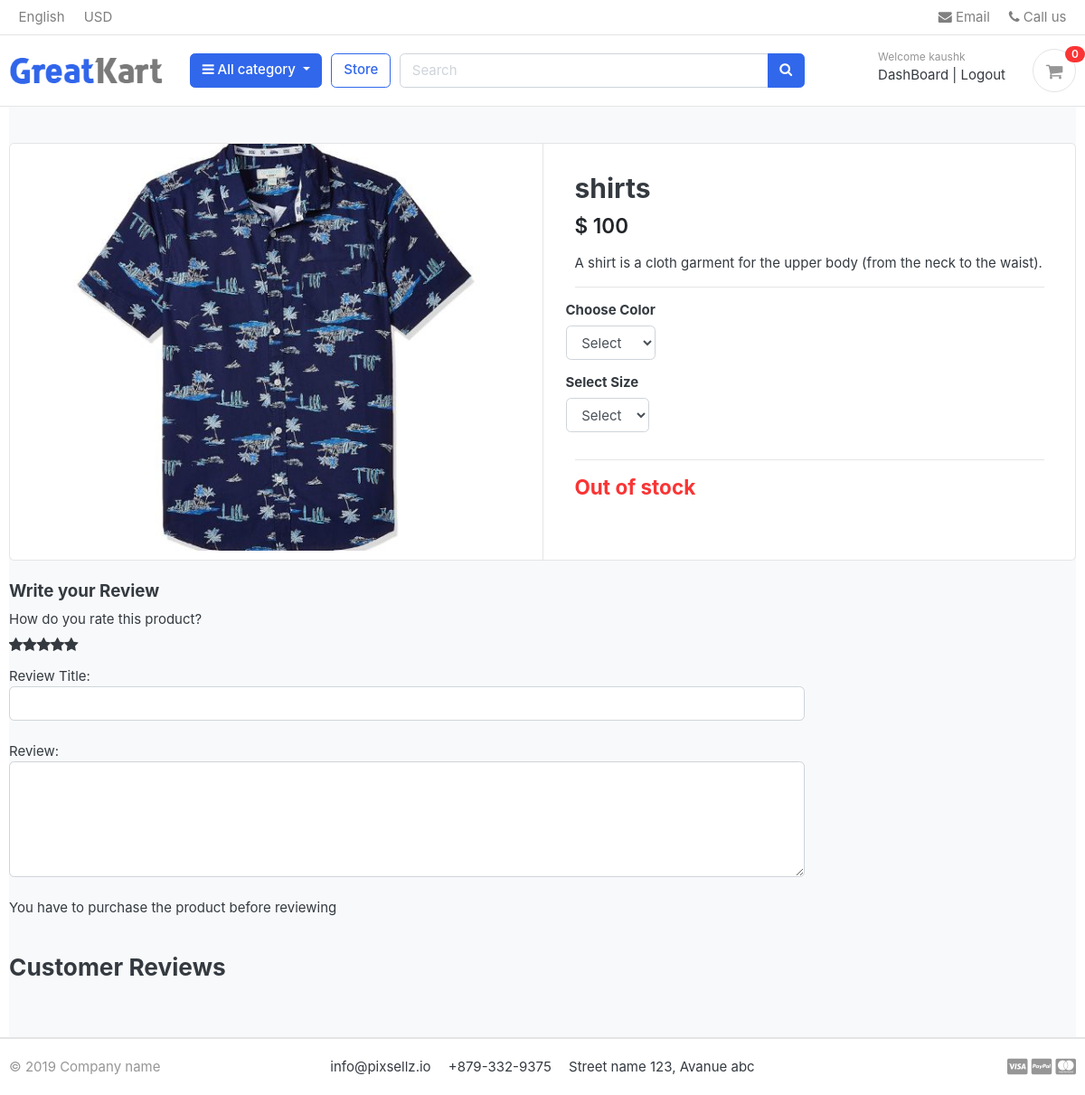
Page /store/category/shirts/shirts/ (signed in) on the committed database.
### accounts/models.py (models this page shows, shortened)
class Account(AbstractBaseUser):
    first_name = models.CharField(max_length=50,)
    last_name = models.CharField(max_length=50,)
    username = models.CharField(max_length=50,unique=True)
    email = models.EmailField(max_length=100,unique=True)
    phone_number = models.CharField(max_length=50)
    date_joined = models.DateTimeField(auto_now_add=True)
    last_login = models.DateTimeField(auto_now_add=True)
    is_admin = models.BooleanField(default=False)
    is_staff = models.BooleanField(default=False)
    is_active = models.BooleanField(default=False)
    is_superadmin = models.BooleanField(default=False)
    USERNAME_FIELD = 'email'
    REQUIRED_FIELDS = [
        'username','first_name','last_name'
    ]
    objects = MyAccountManager()

### store/models.py (models this page shows, shortened)
class Product(models.Model):
    product_name       = models.CharField(max_length=200,unique=True)
    slug               = models.SlugField(max_length=200,unique=True)
    description        = models.TextField(max_length=500,blank=True)
    price              = models.IntegerField()
    Image              = models.ImageField(upload_to='photos/products')
    stock              = models.IntegerField()
    is_available       = models.BooleanField(default=True)
    category           = models.ForeignKey(Category, on_delete=models.CASCADE)
    created_date       = models.DateTimeField(auto_now_add=True)
    modified_date      = models.DateTimeField(auto_now=True)

### store/views.py (the view)
# urls.py: path('category/<slug:category_slug>/<slug:product_slug>/', views.product_detail, name='product_detail'),
def product_detail(request,category_slug, product_slug):
    try:
        single_product = Product.objects.get(category__slug=category_slug,slug=product_slug)
        in_cart = CartItem.objects.filter(cart__cart_id=_cart_id(request),product=single_product).exists()
    except Exception as e:
        raise e
    orderproduct = OrderProduct.objects.filter(user=request.user,product_id = single_product.id)
    reviews = ReviewRating.objects.filter(product_id=single_product.id,status=True)
    print(len(reviews))
    context = {'single_product':single_product,'in_cart':in_cart,'orderproduct':orderproduct,'reviews':reviews}
    return render(request,'store/product_detail.html', context )

### cart/context_processors.py (called while the page is built)
def counter(request):
    cart_count = 0
    if 'admin' in request.path:
        return {}
    else:
        try:
            cart = Cart.objects.filter(cart_id=_cart_id(request))
            if request.user.is_authenticated:
                cart_items = CartItem.objects.all().filter(user=request.user)
            else:
                cart_items = CartItem.objects.all().filter(cart=cart[:1])
            for cart_item in cart_items:
                cart_count += cart_item.quantity #like we can have same product with diff quantity..so we have to a
        except Cart.DoesNotExist:
            cart_count = 0
    return dict(cart_count = cart_count)

### cart/views.py (called while the page is built)
def _cart_id(request):
    cart = request.session.session_key
    if not cart:
        cart = request.session.create()
    return cart

### category/context_processor.py (called while the page is built)
def menu_links(request):
    links = Category.objects.all()
    return dict(links=links)

### category/models.py (called while the page is built)
    def get_url(self):
        return reverse('products_by_category',args=[self.slug])

### store/models.py (called while the page is built)
    def colors(self):
        return super(VariationManager,self).filter(variation_category='color',is_active=True)

    def sizes(self):
        return super(VariationManager,self).filter(variation_category='size',is_active=True)

### templates/store/product_detail.html (shortened to what this page needs)
{% extends 'base.html' %}
{% load static %}
{% block content %}
<div class="container">
    <section class="section-content padding-y bg">
    <div class="card">
        <div class="row no-gutters">
            <aside class="col-md-6">
    <article class="gallery-wrap">
        <div class="img-big-wrap">
           <a href="#"><img src="{{single_product.Image.url}}"></a>
        </div>
    </article>
            </aside>
            <main class="col-md-6 border-left">
    <form action="{% url 'add_cart' single_product.id %}" method="POST" >
    <article class="content-body">
    <h2 class="title">{{ single_product.product_name }}</h2>
    <div class="mb-3">
        <var class="price h4">$ {{single_product.price}}</var>
    </div>
    <p>{{single_product.description}}</p>
    <hr>
        <div class="row">
            <div class="item-option-select">
                <h6>Choose Color</h6>
                <select name="color" class="form-control" required>
                  <option value="" disabled selected >Select</option>
                </select>
            </div>
        </div>
        <div class="row">
            <div class="item-option-select">
                <h6>Select Size</h6>
               <select name="size" class="form-control" required>
                <option value="" disabled selected >Select</option>
               </select>
            </div>
        </div>
        <hr>
      {% if single_product.stock <= 0  %}
      <h4 class="text-danger">Out of stock </h4>
      {% else %}
        <button type="submit" href="{% url 'add_cart' single_product.id %}" class="btn  btn-primary"> <span class="text">Add to cart</span> <i class="fas fa-shopping-cart"></i>  </button>
      {% endif %}
    </article>
  </form>
            </main>
        </div>
    </div>
    <br>
    <div class="row">
                <div class="col-md-9">
        <form action="{% url 'submit_reviews' single_product.id %}" method="POST">
            <h5>Write your Review</h5>
            <div>
                <label> How do you rate this product?</label>
                <br>
                <div class="rate">
                    <input type="radio" name="rating" id="rating10" value="5" required><label for="rating10" title="5"></label>
                    <input type="radio" name="rating" id="rating8" value="4" required><label for="rating8" title="4"></label>
                    <input type="radio" name="rating" id="rating6" value="3" required><label for="rating6" title="3"></label>
                    <input type="radio" name="rating" id="rating4" value="2" required><label for="rating4" title="2"></label>
                    <input type="radio" name="rating" id="rating2" value="1" required><label for="rating2" title="1"></label>
                </div>
                <br>
                    Review Title:
                    <input type="text" class="form-control" name="subject">
                    <br>
                    Review:
                    <textarea name="review" class="form-control" rows="5"></textarea>
                    <br>
                {% if user.is_authenticated %}
                    {% if orderproduct %}
                        <input type="submit" value="submit Review" class="btn btn-primary">
                    {% else %}
                        <p>You have to purchase the product before reviewing</p>
                    {% endif %}
                {% else %}
                    <p>Please log in to post a review. <span><a href="{% url 'login' %}">Login here</a></span> </p>
                {% endif %}
            </div>
        </form>
        <br>
        <header class="section-heading">
            <h3>Customer Reviews </h3>
        </header>
        </div>
    </div>
    </div>
{% endblock content %}

### templates/includes/navbar.html (shortened to what this page needs)
{% load static %}
<header class="section-header">
    <nav class="navbar p-md-0 navbar-expand-sm navbar-light border-bottom">
    <div class="container">
      <div class="collapse navbar-collapse" id="navbarTop4">
        <ul class="navbar-nav mr-auto">
            <li class="nav-item dropdown">
                 <a href="#" class="nav-link">   English </a>
            </li>
            <li class="nav-item dropdown">
                <a href="#" class="nav-link"> USD </a>
            </li>
        </ul>
        <ul class="navbar-nav">
            <li><a href="#" class="nav-link"> <i class="fa fa-envelope"></i> Email </a></li>
            <li><a href="#" class="nav-link"> <i class="fa fa-phone"></i> Call us </a></li>
        </ul>
      </div>
    </div>
    </nav>
    <section class="header-main border-bottom">
        <div class="container">
    <div class="row align-items-center">
        <div class="col-lg-2 col-md-3 col-6">
            <a href="{% url 'home' %}" class="brand-wrap">
                <img class="logo" src="{% static './images/logo.png' %}">
            </a>
        </div>
        <div class="col-lg col-sm col-md col-6 flex-grow-0">
            <div class="category-wrap dropdown d-inline-block float-right">
                <button type="button" class="btn btn-primary dropdown-toggle" data-toggle="dropdown">
                    <i class="fa fa-bars"></i> All category
                </button>
            </div>
        </div>
        <a href="{% url 'store' %}" class="btn btn-outline-primary">Store</a>
        <div class="col-lg  col-md-6 col-sm-12 col">
            <form action="{% url 'search' %}" class="search" method="GET">
                <div class="input-group w-100">
                    <input type="text" class="form-control" style="width:60%;" placeholder="Search" name="keyword">
                    <div class="input-group-append">
                      <button class="btn btn-primary" type="submit">
                        <i class="fa fa-search"></i>
                      </button>
                    </div>
                </div>
            </form>
        </div>
        <div class="col-lg-3 col-sm-6 col-8 order-2 order-lg-3">
                    <div class="d-flex justify-content-end mb-3 mb-lg-0">
                        {% if user.id is None %}
                        <div class="widget-header">
                            <small class="title text-muted">Welcome guest!</small>
                            <div>
                                <a href="{% url 'login' %}">Sign in</a> <span class="dark-transp"> | </span>
                                <a href="{% url 'register' %}"> Register</a>
                            </div>
                        </div>
                        {% else %}
                        <div class="widget-header">
                            <small class="title text-muted">Welcome {{user.first_name}}</small>
                            <div>
                                <a href="{% url 'dashboard' %}">DashBoard</a> <span class="dark-transp"> | </span>
                                <a href="{% url 'logout' %}"> Logout </a>
                            </div>
                        </div>
                        {% endif %}
                        <a href="{% url 'cart' %}" class="widget-header pl-3 ml-3">
                            <div class="icon icon-sm rounded-circle border"><i class="fa fa-shopping-cart"></i></div>
                            <span class="badge badge-pill badge-danger notify">{{cart_count}}</span>
                        </a>
                    </div>
                </div>
    </div>
        </div>
    </section>
    </header>

### static/css/ui.css (style rules this page uses)
html { font-family: "Inter", sans-serif; font-size: 15px; }
.content-body { flex: 1 1 auto; padding: 2rem 2.3rem; }
.icon-xs, .icon-sm, .icon-md, .icon-lg { display: inline-block; text-align: center; flex-shrink: 0; flex-grow: 0; }
.icon-sm { width: 48px; height: 48px; line-height: 48px !important; font-size: 20px; }
.padding-y { padding-top: 40px; padding-bottom: 40px; }
var { font-style: normal; }
article:after, .form-group:after { display: block; clear: both; content: ""; }
.bg { background-color: #f8f9fa; }
.section-heading { margin-bottom: 20px; margin-top: 15px; }
p:last-child { margin-bottom: 0; }
.header-main { position: relative; padding-top: 1rem; padding-bottom: 1rem; }
.brand-wrap .logo, .navbar-brand .logo { margin-right: 7px; max-height: 42px; display: inline-block; }
.widget-header { display: inline-block; vertical-align: middle; position: relative; }
.widget-header a { color: #343a40; }
.widget-header i { color: #969696; }
.widget-header .title { display: block; }
.widget-header .notify { position: absolute; top: -3px; right: -10px; }
.notify { position: absolute; top: -4px; right: -10px; display: inline-block; padding: 0.25em 0.6em; font-size: 12px; line-height: 1; text-align: center; border-radius: 3rem; color: #fff; background-color: #fa3434; }
.price { font-weight: 600; color: #212529; }
.gallery-wrap .img-big-wrap { margin-bottom: 10px; border-radius: 0.37rem; overflow: hidden; background-color: #fff; }
.gallery-wrap .img-big-wrap a { text-align: center; display: block; }
.gallery-wrap .img-big-wrap img { height: 450px; width: auto; display: inline-block; }
.item-option-select { margin-bottom: 1rem; display: inline-block; margin-right: 15px; }

### WinKart/static/css/custom.css (style rules this page uses)
.rate { display: inline-block; border: 0; }
.rate > label { float: right; }
.rate > label:before { display: inline-block; font-size: 1.1rem; font-family: FontAwesome; content: "\f005"; margin: 0; padding: 0.3rem,.2rem; cursor: pointer; }

### rows in the picture
Account: first_name "kaushk"
Product: Image (picture), product_name "shirts", price "100", description "A shirt is a cloth garment for the upper body (from the neck to the waist)."

### other values in the picture
{{ cart_count }} "0"
